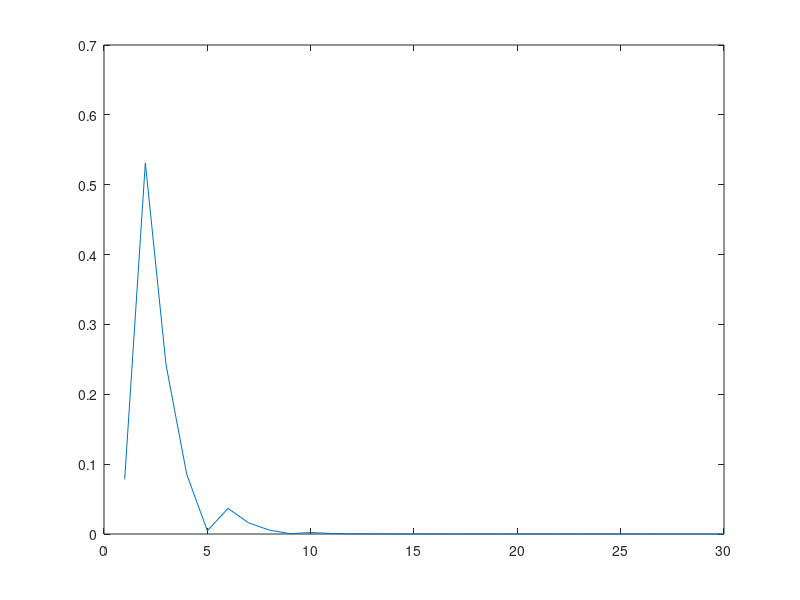

Here is the MATLAB script that generated this plot:
a = 0 ;
b = pi/2 ;
N = 30 ;    %Sir had given a formula to calculate this N. I used this and ran a for loop.



f = @(x) cos(x) - x ;

for i = 1:N
  
    c = (a+b)/2 ;
    
    x(i) = i ;
    y(i) = abs(f(c)) ;
    
    if sign(f(a)) ~= sign(f(c))
        b = c ;
    else
        if sign(f(c)) ~= sign(f(b))
            a = c ;
        end
    end
    
    
end

disp (['The value of the root is ' , num2str(c)]) ;
plot (x,y) ;        %Plotting iteration versus value of function